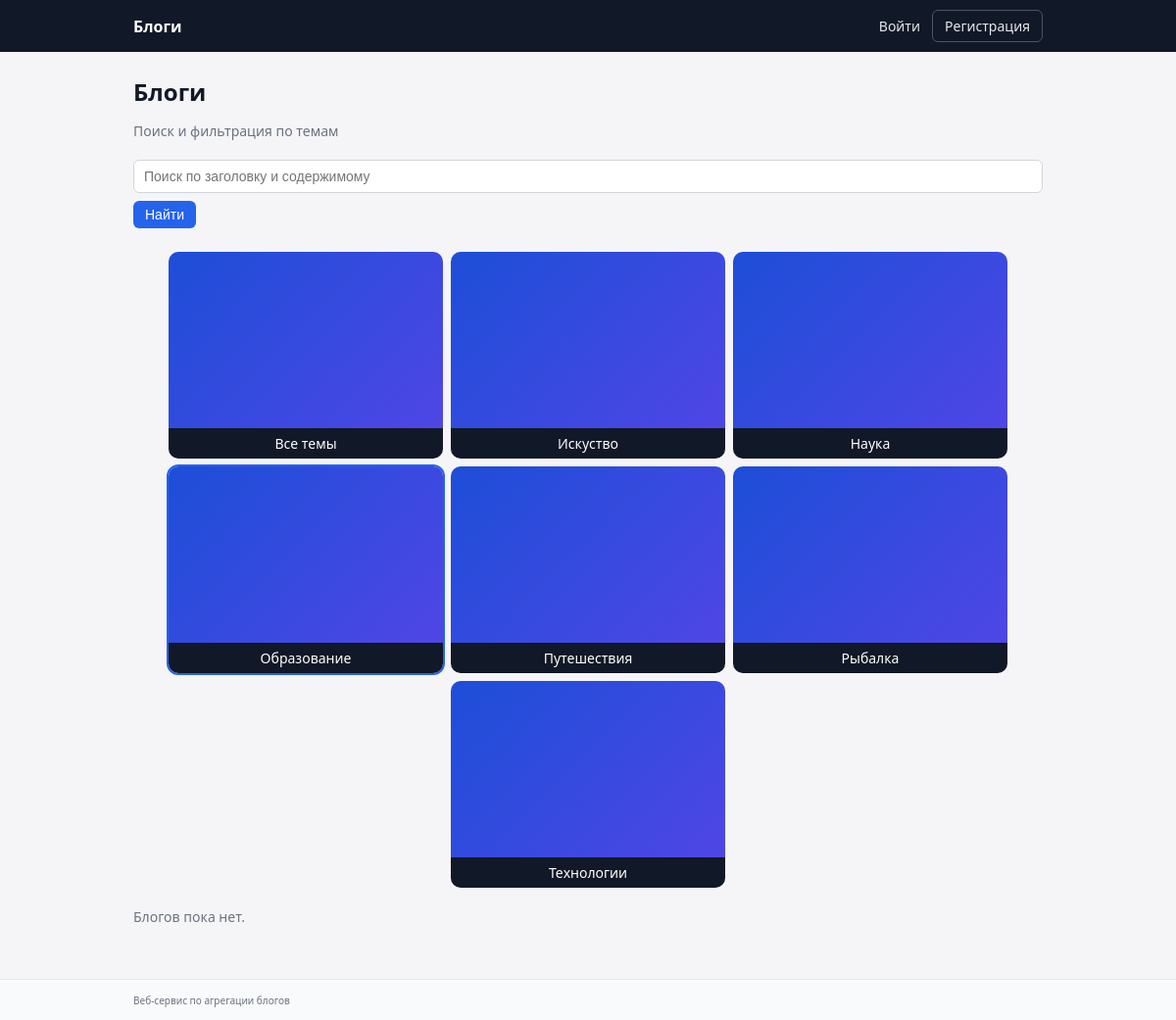
The app's page /?controller=blog&action=index&category=5 with its own data.
### tables this page shows
CREATE TABLE IF NOT EXISTS categories (
    id INT AUTO_INCREMENT PRIMARY KEY,
    name VARCHAR(100) NOT NULL UNIQUE,
    image_path VARCHAR(255) DEFAULT NULL
);

### app/core/Controller.php (called while the page is built, shortened)
<?php
class Controller
{
    protected function render(string $view, array $params = []): void
    {
        include __DIR__ . '/../views/layout.php';
    }
}

### app/controllers/BlogController.php (called while the page is built, shortened)
<?php
class BlogController extends Controller
{
    public function index(): void
    {
        $search = isset($_GET['q']) ? trim($_GET['q']) : null;
        $categoryId = isset($_GET['category']) ? (int)$_GET['category'] : null;
        $blogModel = new Blog();
        $categoryModel = new Category();
        $blogs = $blogModel->all($search, $categoryId);
        $categories = $categoryModel->all();
        $this->render('blog/index', [
            'blogs' => $blogs,
            'categories' => $categories,
            'search' => $search,
            'categoryId' => $categoryId,
        ]);
    }
}

### app/core/Bootstrap.php (called while the page is built, shortened)
<?php
class Bootstrap
{
    public function run(): void
    {
        $actionName = $_GET['action'] ?? 'index';
        $controller = new $controllerClass();
        $controller->$actionName();
    }
}

### public/index.php (called while the page is built, shortened)
<?php
spl_autoload_register(function (string $class): void {
    $prefix = 'App\\';
    $baseDir = __DIR__ . '/../app/';
    $len = strlen($prefix);
    $relativeClass = substr($class, $len);
    $file = $baseDir . str_replace('\\', '/', $relativeClass) . '.php';
});
$bootstrap = new Bootstrap();
$bootstrap->run();

### app/core/Database.php (called while the page is built, shortened)
<?php
class Database
{
    private static ?PDO $instance = null;
    public static function getInstance(): PDO
    {
        if (self::$instance === null) {
            $host = getenv('DB_HOST') ?: 'db';
            $db   = getenv('DB_NAME') ?: 'blog_aggregator';
            $user = getenv('DB_USER') ?: 'blog_user';
            $pass = getenv('DB_PASSWORD') ?: 'blog_password';
            $dsn = "mysql:host=$host;dbname=$db;charset=utf8mb4";
            try {
                self::$instance = new PDO($dsn, $user, $pass, [
                    PDO::ATTR_ERRMODE => PDO::ERRMODE_EXCEPTION,
                    PDO::ATTR_DEFAULT_FETCH_MODE => PDO::FETCH_ASSOC,
                ]);
            } catch (PDOException $e) {
                die('Database connection error: ' . $e->getMessage());
            }
        }
        return self::$instance;
    }
}

### app/models/Category.php (called while the page is built, shortened)
<?php
class Category
{
    private PDO $db;
    public function __construct()
    {
        $this->db = Database::getInstance();
    }
    public function all(): array
    {
        $stmt = $this->db->query('SELECT * FROM categories ORDER BY name');
        return $stmt->fetchAll();
    }
}

### app/views/blog/index.php (the view, shortened to what this page needs)
<section class="page-header">
    <h1>Блоги</h1>
    <p class="muted">Поиск и фильтрация по темам</p>
</section>
<form method="get" class="filters">
    <input type="text" name="q" placeholder="Поиск по заголовку и содержимому" value="<?= htmlspecialchars($search ?? '') ?>">
    <button type="submit" class="btn">Найти</button>
</form>
<div class="category-cards">
    <a href="/?controller=blog&action=index" class="category-card <?= empty($categoryId) ? 'active' : '' ?>">
        <div class="category-card-image category-card-image-default"></div>
        <div class="category-card-footer">Все темы</div>
    </a>
    <?php foreach ($categories as $category): ?>
        <?php
        $imagePath = $category['image_path'] ?? null;
        $bgUrl = $imagePath ? ' style="background-image: url(' . htmlspecialchars($imagePath, ENT_QUOTES) . ');"' : '';
        ?>
        <a href="/?controller=blog&action=index&category=<?= (int)$category['id'] ?>"
           class="category-card <?= isset($categoryId) && $categoryId == $category['id'] ? 'active' : '' ?>">
            <div class="category-card-image<?= $imagePath ? '' : ' category-card-image-default' ?>"<?= $bgUrl ?>></div>
            <div class="category-card-footer">
                <?= htmlspecialchars($category['name']) ?>
            </div>
        </a>
    <?php endforeach; ?>
</div>
<?php if (empty($blogs)): ?>
    <p class="muted">Блогов пока нет.</p>
<?php endif; ?>

### public/css/style.css (style rules this page uses)
*, *::before, *::after { box-sizing: border-box; }
body { margin: 0; font-family: system-ui, -apple-system, BlinkMacSystemFont, "Segoe UI", sans-serif; background: #f5f5f7; color: #111827; }
.btn, .btn-outline, .btn-danger, .btn-small { display: inline-flex; align-items: center; justify-content: center; padding: 6px 12px; border-radius: 6px; border: none; cursor: pointer; font-size: 14px; text-decoration: none; }
.btn { background: #2563eb; color: #fff; }
.page-header h1 { margin: 0 0 4px; }
.muted { color: #6b7280; font-size: 14px; }
.filters { margin: 16px 0 24px; display: flex; gap: 8px; flex-wrap: wrap; }
.category-cards { display: flex; flex-wrap: wrap; gap: 8px; margin-bottom: 20px; justify-content: center; }
.category-card { display: flex; flex-direction: column; width: 280px; border-radius: 10px; overflow: hidden; background: #e5e7eb; color: #111827; text-decoration: none; font-size: 14px; transition: transform 0.1s ease, box-shadow 0.1s ease; }
.category-card.active { box-shadow: 0 0 0 2px #2563eb; }
.category-card-image { width: 100%; height: 180px; background-size: cover; background-position: center; background-repeat: no-repeat; }
.category-card-image-default { background-image: linear-gradient(135deg, #1d4ed8, #4f46e5); }
.category-card-footer { padding: 6px 8px; background: #111827; color: #fff; text-align: center; font-weight: 500; }
input[type="text"], input[type="email"], input[type="password"], select, textarea { width: 100%; padding: 8px 10px; border-radius: 6px; border: 1px solid #d1d5db; font-size: 14px; margin-top: 4px; }

### records on screen
categories: name "Искуство"
categories: name "Наука"
categories: name "Образование"
categories: name "Путешествия"
categories: name "Рыбалка"
categories: name "Технологии"
